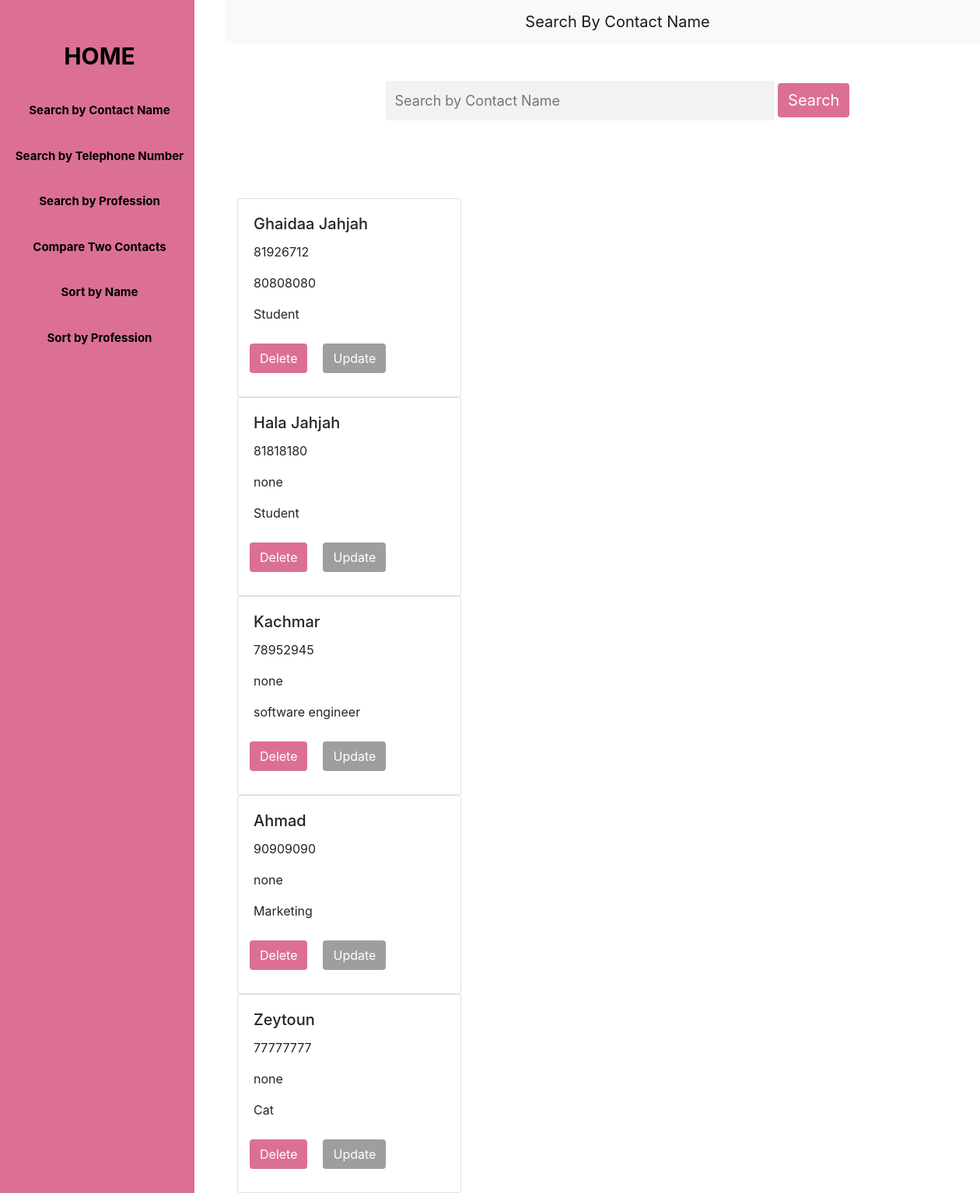
Page /searchName on the committed database.
### tel_dir/models.py (models this page shows)
class Contact(models.Model):
    name = models.CharField(max_length=20)
    tel1 = models.CharField(max_length=8,unique=True)
    tel2 = models.CharField(max_length=8)
    profession = models.CharField(max_length=20)

### tel_dir/views.py (the view)
# urls.py: path('searchName',views.searchByName,name='searchByName'),
def searchByName(request):
    if request.method == "POST":
        name= request.POST['searchByName']
        contacts = Contact.objects.filter(name=name)
        return render(request, "searchContact.html",{"contacts":contacts})
    contacts = Contact.objects.all()
    return render(request, "searchContact.html",{"contacts":contacts})

### tel_dir/templates/searchContact.html (shortened to what this page needs)
<!DOCTYPE html>
<html>
   <head>
    <link rel="stylesheet" href="https://stackpath.bootstrapcdn.com/bootstrap/4.4.1/css/bootstrap.min.css">
  </head>
  <body>
      {% load crispy_forms_tags %}
      <div class="sidenav">
        <a href="/" style="font-size: 30px">HOME</a>
        <a href="{% url 'tel_dir:searchByName' %}">Search by Contact Name</a>
        <a href="{% url 'tel_dir:searchByTel' %}">Search by Telephone Number</a>
        <a href="{% url 'tel_dir:searchByProfession' %}">Search by Profession</a>
        <a href="{% url 'tel_dir:compare' %}">Compare Two Contacts</a>
        <a href="{% url 'tel_dir:sortByName' %}">Sort by Name</a>
        <a href="{% url 'tel_dir:sortByProfession' %}">Sort by Profession</a>
      </div>
      <div>
        <div class="column" >
            <nav class="navbar navbar-light bg-light">
                <a class="navbar-brand mx-auto" href="">
                  Search By Contact Name
                </a>
              </nav>
              <br><br>
            <div style="text-align:center;">
        <form action="" method="post">
            <label class="custom-field" >
                <input type="text" name="searchByName" placeholder="Search by Contact Name">
              </label>
            <button class ="btn"  style="background:palevioletred ;color:white;margin-bottom: 5px;font-size: 20px;" type="submit" >Search</button>
        </form>
    </div>
        <div class="container">
            {% for contact in contacts %}
            <div class="card" style="width: 18rem;">
              <div class="card-body">
                <h5 class="card-title">{{ contact.name }}</h5>
                <p class="card-text">{{ contact.tel1 }}</p>
                <p class="card-text">{{ contact.tel2 }}</p>
                <p class="card-text">{{ contact.profession }}</p>
                <div class="row">
                <form action="{% url 'tel_dir:deleteContact' contact.tel1 %}" method="post">
                    <button class ="btn"  style="background:palevioletred ;color:white;margin: 10px" type="submit" >Delete</button>
                </form>
                <form action="{% url 'tel_dir:updateContact' contact.tel1 %}" method="get">
                    <button class ="btn"  style="background:#9E9E9E ;color:white;margin: 10px" type="submit" >Update</button>
                </form>
            </div>
              </div>
            </div>
            {% empty %}
                <h3>No Results Found</h3>
            {% endfor %}
          </div>
      </div>
    </div>
  </body>
</html>

### tel_dir/templates/searchContact.html (style rules this page uses)
.sidenav { height:100%; width:250px; position: fixed; z-index:1; top:0; left:0; background-color: palevioletred; overflow-x: hidden; padding-top:20px; margin-right: 100px; }
.sidenav a { padding:30px 10px 6px 16px; text-decoration: none; font-size:15px; color: black; display:block; transition: 0.3s; font-weight: bold; text-align: center }
.column { margin-left:290px ; width: 80%; }
.custom-field { font-size: 14px; margin-bottom: 100px; text-align: center; align-content: center; }
.custom-field input { border: none; -webkit-appearance: none; -ms-appearance: none; -moz-appearance: none; appearance: none; background: #f2f2f2; padding: 12px; border-radius: 3px; width: 500px; font-size: 18px; }

### rows in the picture
Contact: name "Ghaidaa Jahjah", tel1 "81926712", tel2 "80808080", profession "Student"
Contact: name "Hala Jahjah", tel1 "81818180", tel2 "none", profession "Student"
Contact: name "Kachmar", tel1 "78952945", tel2 "none", profession "software engineer"
Contact: name "Ahmad", tel1 "90909090", tel2 "none", profession "Marketing"
Contact: name "Zeytoun", tel1 "77777777", tel2 "none", profession "Cat"
